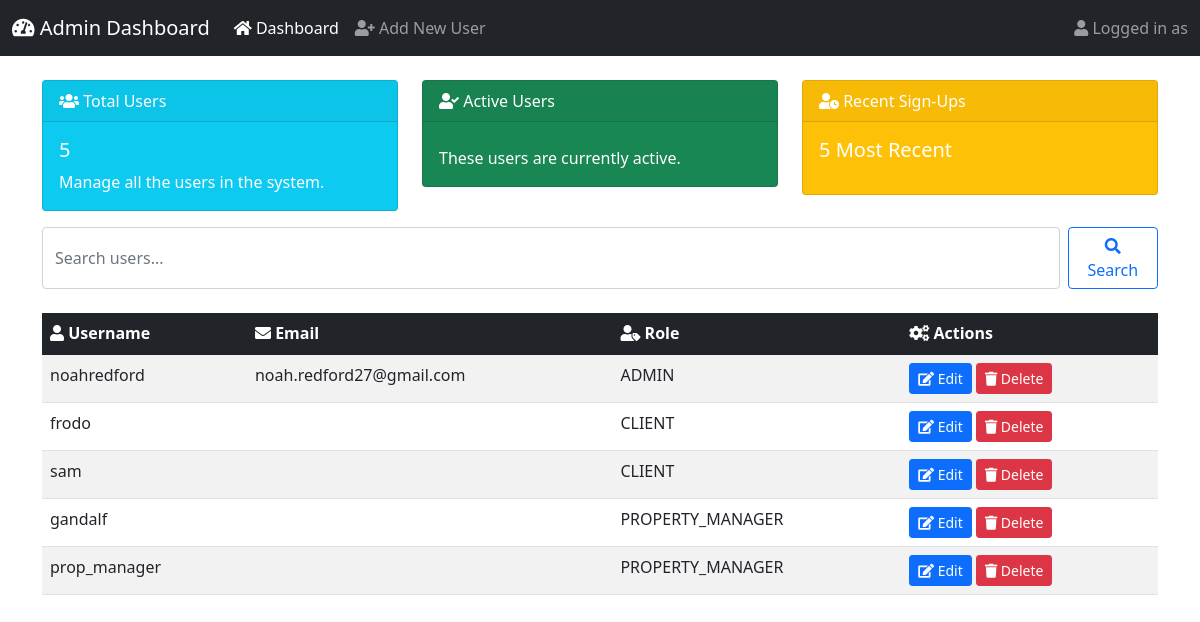
Before: /admin-only/ with the older database file.
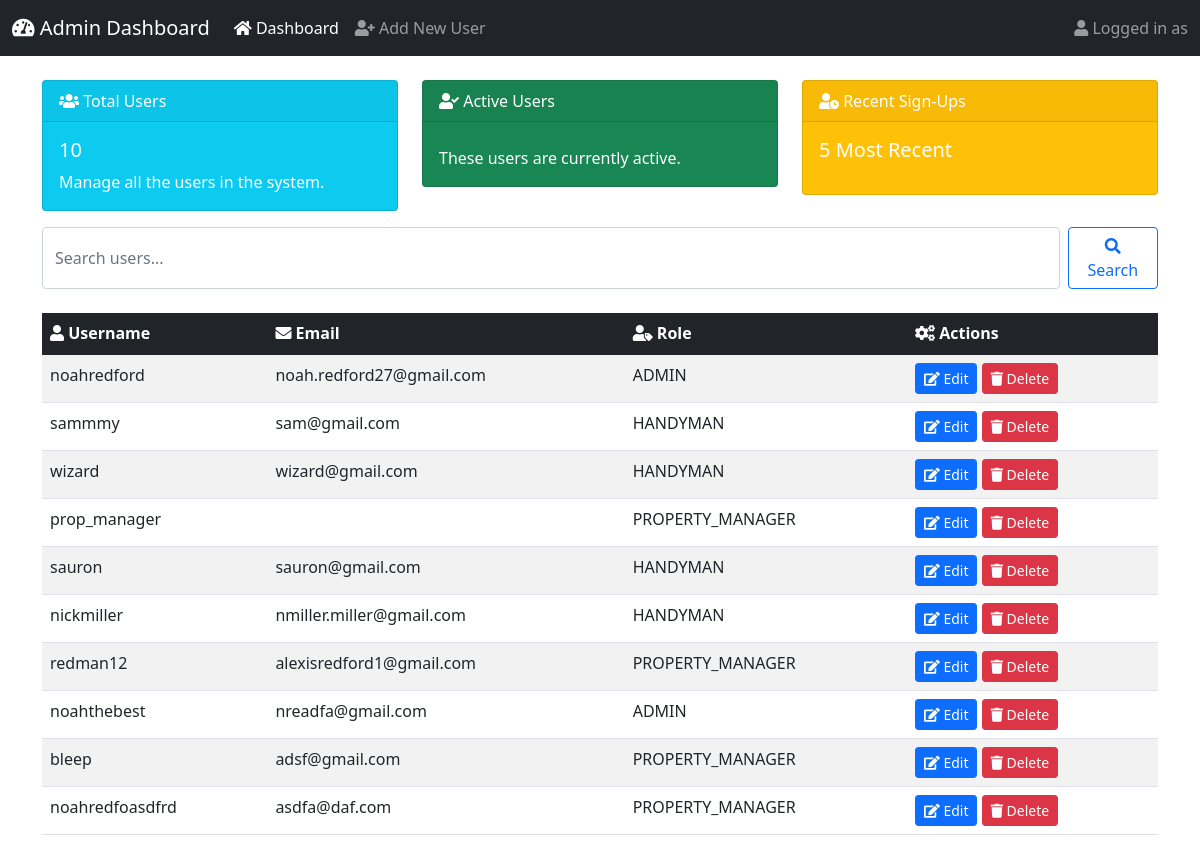
After: the same page with the newer database file.
### users/models.py (models this page shows, shortened)
class CustomUser(AbstractUser):
    ROLE_CHOICES = [
        ('ADMIN', 'Admin'),
        ('PROPERTY_MANAGER', 'Property Manager'),
        ('HANDYMAN', 'Handyman/Contractor'),
        ('CLIENT', 'Client'),
    ]
    role = models.CharField(max_length=20, choices=ROLE_CHOICES, default='CLIENT')

### users/views.py (the view)
# urls.py: path('admin-only/', views.admin_only_view, name='admin_only_view'),
def admin_only_view(request):
    users = CustomUser.objects.all()
    user_count = users.count()
    return render(request, 'dashboard/admin-dashboard.html', {
        'users': users,
        'user_count': user_count,
    })

### templates/dashboard/admin-dashboard.html (shortened to what this page needs)
<!DOCTYPE html>
<html lang="en">
<head>
    <link href="https://cdn.jsdelivr.net/npm/bootstrap@5.1.3/dist/css/bootstrap.min.css" rel="stylesheet">
    <link rel="stylesheet" href="https://cdnjs.cloudflare.com/ajax/libs/font-awesome/5.15.4/css/all.min.css">
</head>
<body>
    <nav class="navbar navbar-expand-lg navbar-dark bg-dark">
        <div class="container-fluid">
            <a class="navbar-brand" href="#"><i class="fas fa-tachometer-alt"></i> Admin Dashboard</a>
            <div class="collapse navbar-collapse" id="navbarNav">
                <ul class="navbar-nav me-auto">
                    <li class="nav-item">
                        <a class="nav-link active" href="{% url 'admin_dashboard' %}"><i class="fas fa-home"></i> Dashboard</a>
                    </li>
                    <li class="nav-item">
                        <a class="nav-link" href="{% url 'add_user' %}"><i class="fas fa-user-plus"></i> Add New User</a>
                    </li>
                </ul>
                <span class="navbar-text">
                    <i class="fas fa-user"></i> Logged in as {{ user.username }}
                </span>
            </div>
        </div>
    </nav>
    <div class="container mt-4">
        <div class="row">
            <div class="col-md-4">
                <div class="card text-white bg-info mb-3">
                    <div class="card-header"><i class="fas fa-users"></i> Total Users</div>
                    <div class="card-body">
                        <h5 class="card-title">{{ user_count }}</h5>
                        <p class="card-text">Manage all the users in the system.</p>
                    </div>
                </div>
            </div>
            <div class="col-md-4">
                <div class="card text-white bg-success mb-3">
                    <div class="card-header"><i class="fas fa-user-check"></i> Active Users</div>
                    <div class="card-body">
                        <p class="card-text">These users are currently active.</p>
                    </div>
                </div>
            </div>
            <div class="col-md-4">
                <div class="card text-white bg-warning mb-3">
                    <div class="card-header"><i class="fas fa-user-clock"></i> Recent Sign-Ups</div>
                    <div class="card-body">
                        <h5 class="card-title">5 Most Recent</h5>
                    </div>
                </div>
            </div>
        </div>
        <div class="row">
            <div class="col-12">
                <form class="d-flex" method="GET" action="{% url 'admin_dashboard' %}">
                    <input class="form-control me-2" type="search" name="q" placeholder="Search users..." value="{{ query }}" aria-label="Search">
                    <button class="btn btn-outline-primary" type="submit"><i class="fas fa-search"></i> Search</button>
                </form>
            </div>
        </div>
        <div class="row mt-4">
            <div class="col-12">
                <table class="table table-striped table-hover">
                    <thead class="table-dark">
                        <tr>
                            <th><i class="fas fa-user"></i> Username</th>
                            <th><i class="fas fa-envelope"></i> Email</th>
                            <th><i class="fas fa-user-tag"></i> Role</th>
                            <th><i class="fas fa-cogs"></i> Actions</th>
                        </tr>
                    </thead>
                    <tbody>
                        {% for user in users %}
                        <tr>
                            <td>{{ user.username }}</td>
                            <td>{{ user.email }}</td>
                            <td>{{ user.role }}</td>
                            <td>
                                <a href="{% url 'edit_user' user.id %}" class="btn btn-sm btn-primary"><i class="fas fa-edit"></i> Edit</a>
                                <a href="{% url 'delete_user' user.id %}" class="btn btn-sm btn-danger"><i class="fas fa-trash"></i> Delete</a>
                            </td>
                        </tr>
                        {% endfor %}
                    </tbody>
                </table>
            </div>
        </div>
    </div>
</body>
</html>

Changed rows visible on the page:
removed CustomUser: username "frodo", role "CLIENT"
changed CustomUser: username "sam" → "sammmy"; email (not shown) → "sam@gmail.com"; role "CLIENT" → "HANDYMAN"
changed CustomUser: username "gandalf" → "wizard"; email (not shown) → "wizard@gmail.com"; role "PROPERTY_MANAGER" → "HANDYMAN"
added CustomUser: username "sauron", email "sauron@gmail.com", role "HANDYMAN"
added CustomUser: username "nickmiller", email "nmiller.miller@gmail.com", role "HANDYMAN"
added CustomUser: username "redman12", email "alexisredford1@gmail.com", role "PROPERTY_MANAGER"
added CustomUser: username "noahthebest", email "nreadfa@gmail.com", role "ADMIN"
added CustomUser: username "bleep", email "adsf@gmail.com", role "PROPERTY_MANAGER"
added CustomUser: username "noahredfoasdfrd", email "asdfa@daf.com", role "PROPERTY_MANAGER"
Other visible differences:
{{ user_count }}: "5" → "10"
